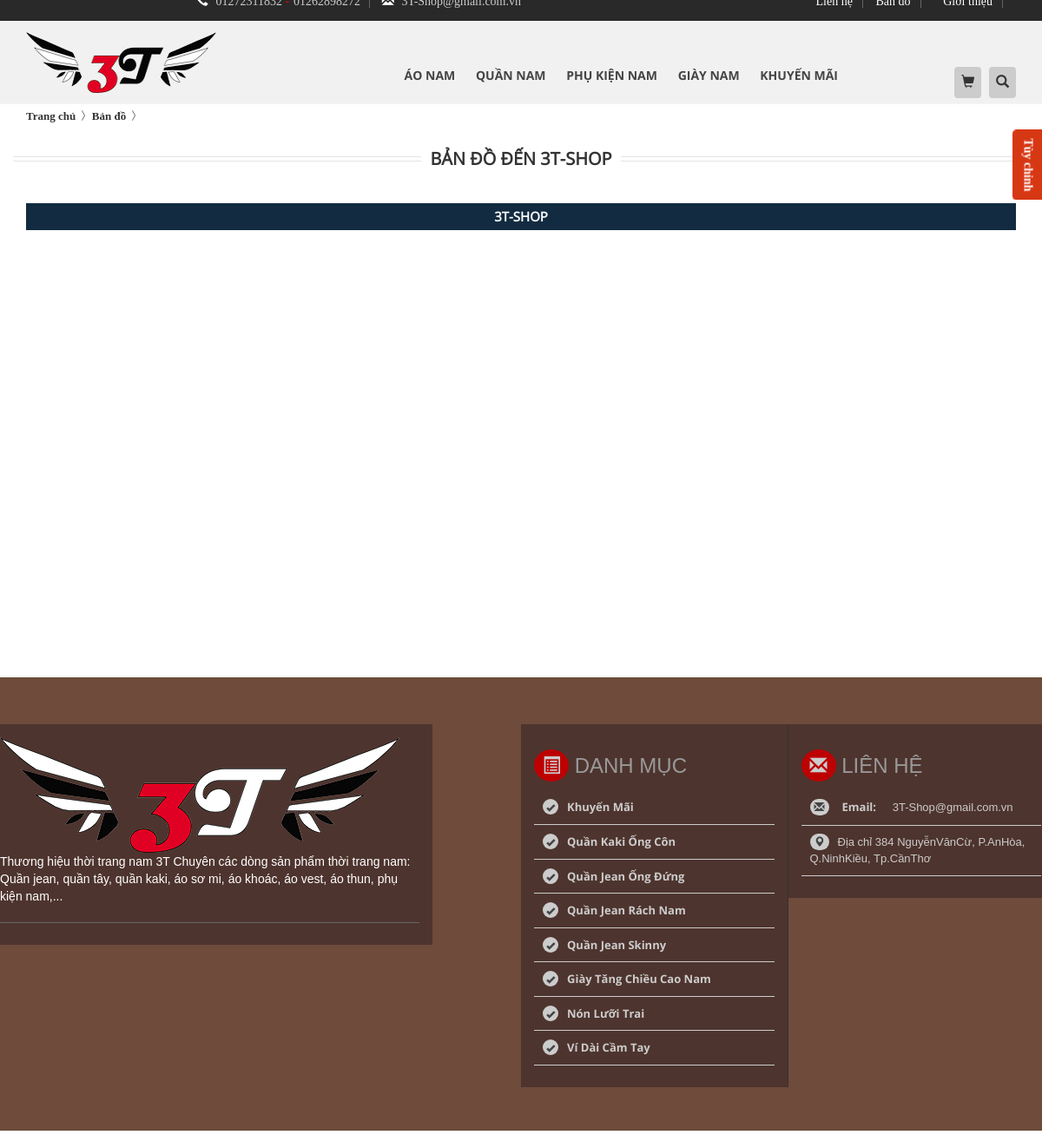
Screenshot of /ban-do.php with the database file from the repository.
### tables this page shows
CREATE TABLE `tb_information` (
  `id` int(11) NOT NULL,
  `name` varchar(50) NOT NULL,
  `value` text NOT NULL
);

CREATE TABLE `tb_category` (
  `id_category` int(11) NOT NULL,
  `code_category` char(30) NOT NULL,
  `name_category` varchar(255) NOT NULL,
  `unaccentname_category` char(100) NOT NULL,
  `parent_id` int(11) NOT NULL
);

### inc/function.php (called while the page is built, shortened)
<?php
function category_name($category=array()){
    global $dbc;
     $query_sp_hot = "SELECT a.id_category,name_category FROM tb_product a,tb_category b  WHERE a.id_category=b.id_category ORDER BY view_product";
    $result_sp_hot = mysqli_query($dbc, $query_sp_hot);
    while ($product = mysqli_fetch_array($result_sp_hot, MYSQLI_NUM)) {
        if (!in_array($product[0]."-+&" .$product[1], $category)) {
            array_push($category,$product[0]."-+&" .$product[1]);
            if(count($category)<8){
                category_name($category);
            }
            else{
                return $category;
                break;
            }
        }
    }
    return $category;
}
        ?>

### ban-do.php (the view, shortened to what this page needs)
<!DOCTYPE html>
<html>
<head>
    <link rel="stylesheet" type="text/css" href="bootstrap/css/bootstrap.min.css">
    <link rel="stylesheet" type="text/css" href="css/style-main.css">
</head>
<body style="margin-top: -20px; overflow-x: hidden;" onload="loadScript()">
<?php
    include('inc/myconnect.php');
    include('inc/function.php');
    include('include/header.php');
?>
<div class="bcrumbs">
    <div class="container">
        <div class="row">
            <div class="col-xs-12">
                <ul>
                    <li><a href="index.php">Trang chủ</a></li>
                    <li><a href="">Bản đồ</a></li>
                </ul>
            </div>
        </div>
    </div>
</div>
<div class="container map-bd">
    <div class="row">
        <div class="col-xs-12 title">
            <h3>BẢN ĐỒ ĐẾN  <?php
                $query_description = 'SELECT value FROM tb_information WHERE name = "name"';
                $result_description = mysqli_query($dbc, $query_description);
                if (mysqli_num_rows($result_description) > 0) {
                    extract(mysqli_fetch_array($result_description, MYSQLI_ASSOC));
                    echo $value;
                }
            ?> </h3>
        </div>
        <div class="col-xs-12">
            <div class="wapper-map">
                <div class="top-map text-center">
                    <?php
                        $query_description = 'SELECT value FROM tb_information WHERE name = "name"';
                        $result_description = mysqli_query($dbc, $query_description);
                        if (mysqli_num_rows($result_description) > 0) {
                            extract(mysqli_fetch_array($result_description, MYSQLI_ASSOC));
                            echo $value;
                        }
                    ?>
                </div>
                <div id="map_canvas"></div>
            </div>
        </div>
    </div>
</div>
<?php
    include('include/footer.php');
?>
</body>
</html>

### include/header.php (shortened to what this page needs)
<div class="body">
    <div class="top-bar">
        <div class="container">
            <div class="row">
                <div class="col-xs-12">
                    <div class="col-sm-6 top-bar-left">
                        <ul class="list-unstyled">
                            <li class="hidden-xs">
                                <i class="glyphicon glyphicon-earphone"></i>
                                <?php
                                $query_phone = 'SELECT value FROM tb_information WHERE name = "phone"';
                                $result_phone = mysqli_query($dbc, $query_phone);
                                if( mysqli_num_rows($result_phone) > 0 ) {
                                    extract( mysqli_fetch_array($result_phone, MYSQLI_ASSOC) );
                                    $array_phone = explode(' ', trim($value));
                                    $stt=0;
                                    foreach ($array_phone as  $value) {
                                        if( $stt == 0 ) {
                                            echo "<a>". $value ."</a>";
                                        } elseif ( $stt == 1 ) {
                                           echo " -<a>". $value ."</a>";
                                       } else {
                                        break;
                                    }
                                    $stt++;
                                }
                            }
                            ?>
                        </li>
                        <li class="hidden-xs hidden-sm hidden-md">
                            <i class="glyphicon glyphicon-envelope"></i>
                            <?php
                            $query_email = 'SELECT value FROM tb_information WHERE name = "email"';
                            $result_email = mysqli_query($dbc, $query_email);
                            if( mysqli_num_rows($result_email) > 0 ) {
                                extract( mysqli_fetch_array($result_email, MYSQLI_ASSOC) );
                                $array_email = explode(' ', trim($value));
                                echo  '<a>'. $array_email[0] .'</a>';
                            }
                            ?>
                        </li>
                    </ul>
                </div>
                <div class="col-xs-12 col-sm-6 top-bar-right pull-right">
                    <ul class="list-unstyled">
                        <li class="hidden-xs hidden-sm"><a href="lien-he.php">Liên hệ</a></li>
                        <li class="hidden-xs"><a href="ban-do.php">Bản đồ</a></li>
                        <li><a href="gioi-thieu.php">Giới thiệu</a></li>
                    </ul>
                </div>
            </div>
        </div>
    </div>
</div>
</div>
<div class="header">
    <div class="container">
        <div class="row">
            <div class="col-xs-3 logo-header">
                <a href="index.php">
                 <?php
                 $query_logo_header = 'SELECT value FROM tb_information WHERE name = "logo_header"';
                 $result_logo_header = mysqli_query($dbc, $query_logo_header);
                 if( mysqli_num_rows($result_logo_header) > 0 ) {
                    extract( mysqli_fetch_array($result_logo_header, MYSQLI_ASSOC) );
                    echo  '<img src="'. $value .'">';
                }
                ?>
            </a>
        </div>
        <div class="hidden-xs col-sm-7 menu-header">
            <ul>
                <?php
                $query_category = "SELECT * FROM tb_category WHERE parent_id=0";
                $result_category = mysqli_query($dbc, $query_category);
                while ($category = mysqli_fetch_array($result_category, MYSQLI_ASSOC)) {
                    ?>
                    <li>
                        <a style="text-transform: uppercase"
                        href="sp-category.php?category=<?php echo $category['id_category']; ?>"><?php echo $category['name_category']; ?></a>
                    </li>
                    <?php
                }
                ?>
            </ul>
        </div>
        <div class="col-xs-7 col-sm-2 pull-right icon-header">
           <span class="cart">
        <a href="thongtingiohang.php" class="cart-cart"><i
           class="glyphicon glyphicon-shopping-cart"></i></a>
</span>
<span class="search hidden-xs"><i class="glyphicon glyphicon-search"></i>
</span>
</div>
        </div>
    </div>
</div>
<div id="themes">Tùy chỉnh</div>

### include/footer.php (shortened to what this page needs)
<footer style="
            background-color: #6E4B3A; /* Nền nâu cho footer */
            color: #fff;
            padding: 50px 0; /* Padding cho toàn bộ footer */
            font-family: 'Arial', sans-serif;
            width: 100%; /* Đảm bảo footer chiếm hết chiều rộng */
            position: relative;
            left: 0;
            right: 0;
            min-height: 300px; /* Đảm bảo chiều cao tối thiểu cho footer */
">
<div id="footer-header" style="border-top: 4px solid #6E4B3A ;padding: 0; ">
	<div class="container" style="
            width: 100%; /* Đảm bảo container chiếm hết chiều rộng */
            padding: 0 15px; /* Padding hai bên */
            display: flex;
            justify-content: space-between;
            flex-wrap: wrap;
             /* Đảm bảo container chiếm hết chiều cao của footer */
			 background-color: #6E4B3A;
			    padding: 0;
        ">
		<div class="row" >
			<div class="col-xs-12 col-sm-5 wapper1" style="
             flex: 1;
    padding: 15px;
    background-color: #4E342E; /* Màu nền nâu cho cột Logo và Mô tả */
    color: #fff
        ">
				<?php
				$query_logo_footer = 'SELECT value FROM tb_information WHERE name = "logo_footer"';
				$result_logo_footer = mysqli_query($dbc, $query_logo_footer);
				if( mysqli_num_rows($result_logo_footer) > 0 ) {
					extract( mysqli_fetch_array($result_logo_footer, MYSQLI_ASSOC) );
					echo  '<img  src="'. $value .'" class="img-responsive" >';
				}
				?>
					<?php
					$query_description = 'SELECT value FROM tb_information WHERE name = "description"';
					$result_description = mysqli_query($dbc, $query_description);
					if( mysqli_num_rows($result_description) > 0 ) {
						extract( mysqli_fetch_array($result_description, MYSQLI_ASSOC) );
						echo  $value;
					}
					?>
			</div>
			<div class="col-xs-12 col-sm-offset-1 col-sm-3 wapper2" style="flex: 1;
    padding: 15px;
    background-color: #4E342E;  /* M">
				<h3><span><i class="glyphicon glyphicon-list-alt"></i></span>
					Danh mục
				</h3>
				<ul>
					<?PHP
					$array = category_name();
					foreach ($array as $value) {
						$value = explode("-+&", $value);
						?>
						<li><span><i class="glyphicon glyphicon-ok"></i></span><a href="sp-category.php?category=<?php echo $value[0]; ?>" style="color: #ccc;text-decoration: none;text-transform: capitalize;"><?php echo $value[1]; ?></a></li>
						<?php
					}
					?>
					</ul>
				</div>
				<div class="col-xs-12 col-sm-3 wapper3" style="flex: 1;
    padding: 15px;
    background-color: #4E342E">
					<h3><span><i class="glyphicon glyphicon-envelope"></i></span>
						Liên hệ
					</h3>
					<ul>
						<?php
						$query_email = 'SELECT value FROM tb_information WHERE name = "email"';
						$result_email = mysqli_query($dbc, $query_email);
						if( mysqli_num_rows($result_email) > 0 ) {
							extract( mysqli_fetch_array($result_email, MYSQLI_ASSOC) );
							$array_email = explode(' ', trim($value));
							foreach ($array_email as $value) {
								?>
								<li><span><i class="glyphicon glyphicon-envelope"></i></span><span style="font-family: 'Open Sans Bold';background: none">Email:</span> <?php echo $value; ?></li>
								<?php
							}
						}
						?>
						<?php
						$query_adress = 'SELECT value FROM tb_information WHERE name = "adress"';
						$result_adress = mysqli_query($dbc, $query_adress);
						if( mysqli_num_rows($result_adress) > 0 ) {
							extract( mysqli_fetch_array($result_adress, MYSQLI_ASSOC) );
							$array_adress = explode("$%^$%^", trim($value, "$%^$%^") );
							foreach ($array_adress as $value) {
								?>
								<li><span><i class="glyphicon glyphicon-map-marker"></i></span>Địa chỉ <?php echo $value; ?></li>
								<?php
							}
						}
						?>
					</ul>
				</div>
		</div>
	</div>
</footer>

### ban-do.php (style rules this page uses)
.wapper-map { margin: 15px 0; position: relative; }
.wapper-map .top-map { padding: 5px 15px; background: #122b40; color: white; font-size: 15px; font-weight: 700; }
.wapper-map #map_canvas { height: 500px; }

### rows the page displays
tb_information: value (picture)
tb_category: name_category "ÁO NAM"
tb_category: name_category "QUẦN NAM"
tb_category: name_category "PHỤ KIỆN NAM"
tb_category: name_category "GIÀY NAM"
tb_category: name_category "KHUYẾN MÃI"
tb_information: value "3T-SHOP"
tb_information: value (picture)
tb_information: value "Thương hiệu thời trang nam 3T Chuyên các dòng sản phẩm thời trang nam: Quần jean, quần tây, quần kaki, áo sơ mi, áo khoác, áo vest, áo thun, phụ kiện nam,..."
tb_information: value "3T-Shop@gmail.com.vn"

### other values shown
$value[1] "Khuyến Mãi"
$value[1] "Quần Kaki Ống Côn"
$value[1] "Quần Jean Ống Đứng"
$value[1] "Quần Jean Rách Nam"
$value[1] "Quần Jean Skinny"
$value[1] "Giày Tăng Chiều Cao Nam"
$value[1] "Nón Lưỡi Trai"
$value[1] "Ví Dài Cầm Tay"
$value "384 NguyễnVănCừ, P.AnHòa, Q.NinhKiều, Tp.CầnThơ"
